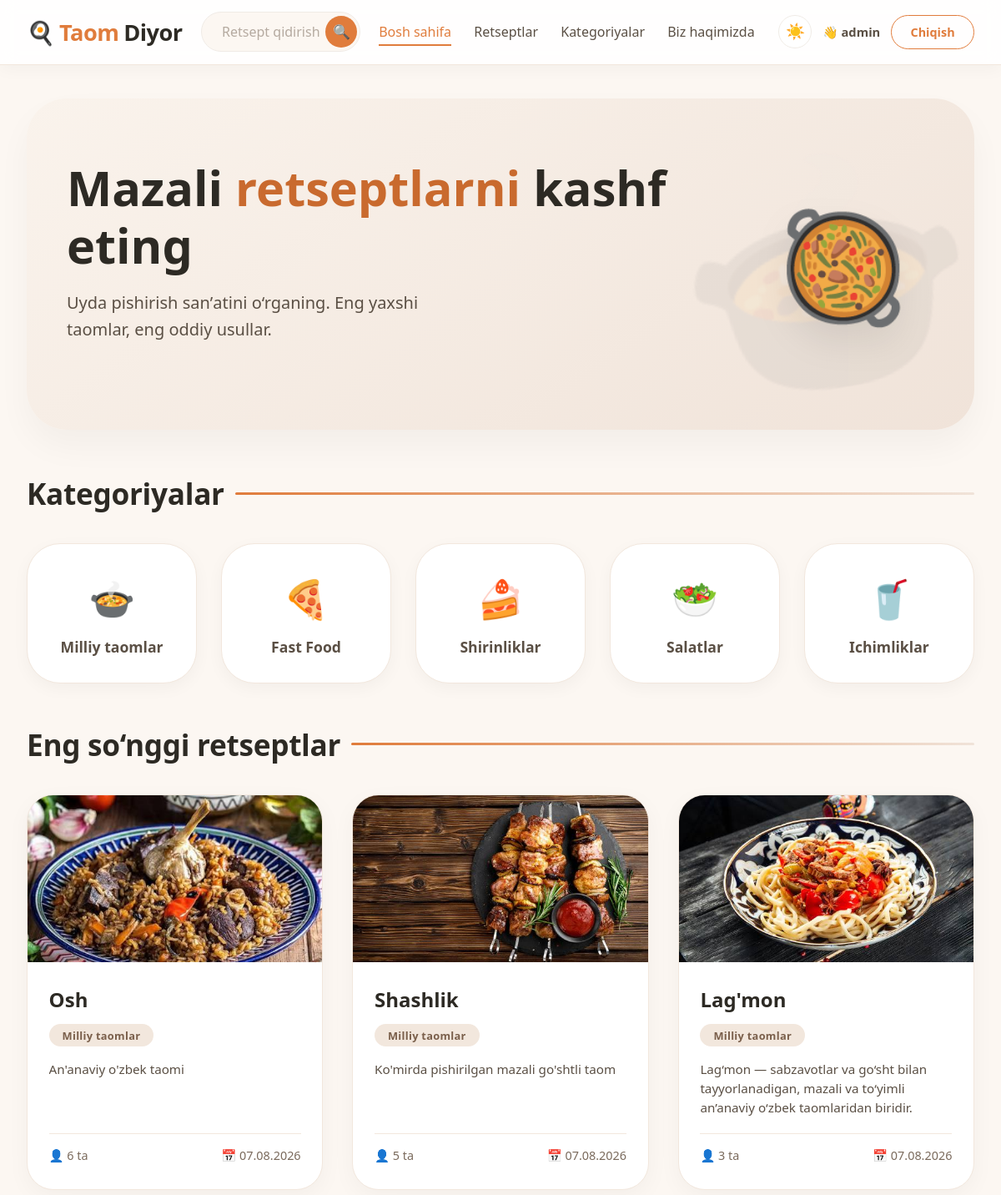
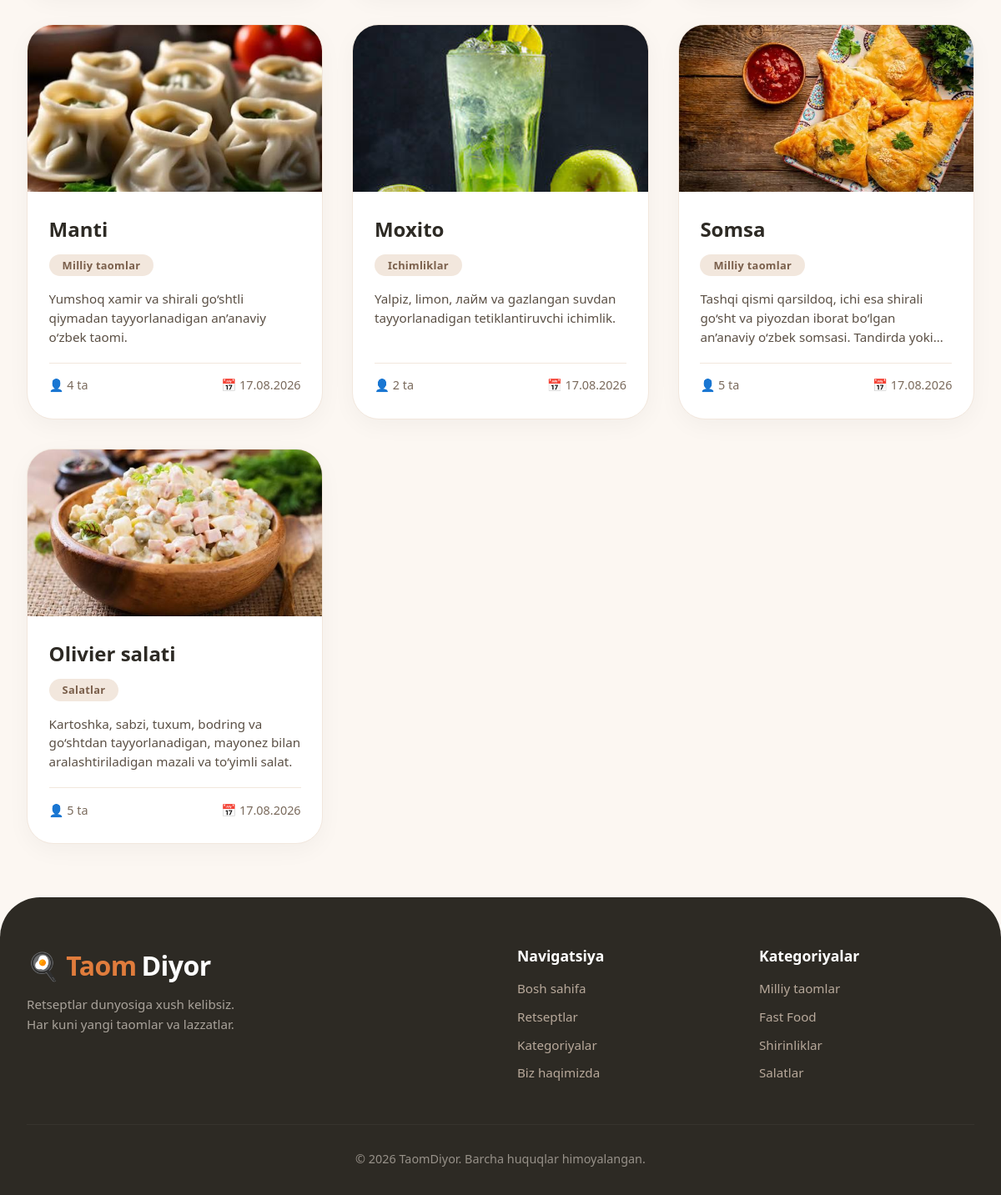
The app's page / (signed in) with its own data (2 pictures, top to bottom).
### main/models.py (models this page shows, shortened)
class Recipe(models.Model):
    name = models.CharField(max_length=200)
    description = models.TextField()
    ingredients = models.TextField()
    category = models.CharField(max_length=100)
    servings = models.PositiveIntegerField(
        help_text="Necha kishiga"
    )
    image = models.ImageField(
        upload_to='recipes/',
        blank=True,
        null=True
    )
    created_at = models.DateTimeField(auto_now_add=True)

### main/views.py (the view)
# urls.py: path('', views.home, name='home'),
def home(request):
    recipes = Recipe.objects.all()
    context = {
        'recipes': recipes
    }
    return render(request, 'main/home.html', context)

### main/templates/main/home.html (shortened to what this page needs)
{% extends 'main/base.html' %}
{% block nav_home %}active{% endblock %}
{% block content %}
    <main class="container">
        {% if not is_search %}
        <section class="hero">
            <div class="hero-content">
                <h1>Mazali <span>retseptlarni</span> kashf eting</h1>
                <p>Uyda pishirish sanʼatini o‘rganing. Eng yaxshi taomlar, eng oddiy usullar.</p>
            </div>
            <div class="hero-visual">
                <span>🥘</span>
            </div>
        </section>
        <div id="categories">
            <h2 class="section-title">Kategoriyalar</h2>
            <div class="category-grid">
                <a href="{% url 'category' 'Milliy taomlar' %}#recipes" class="category-item">
                    <span class="category-emoji">🍲</span>
                    Milliy taomlar
                </a>
                <a href="{% url 'category' 'Fast Food' %}#recipes" class="category-item">
                    <span class="category-emoji">🍕</span>
                    Fast Food
                </a>
                <a href="{% url 'category' 'Shirinliklar' %}#recipes" class="category-item">
                    <span class="category-emoji">🍰</span>
                    Shirinliklar
                </a>
                <a href="{% url 'category' 'Salatlar' %}#recipes" class="category-item">
                    <span class="category-emoji">🥗</span>
                    Salatlar
                </a>
                <a href="{% url 'category' 'Ichimliklar' %}#recipes" class="category-item">
                    <span class="category-emoji">🥤</span>
                    Ichimliklar
                </a>
            </div>
        </div>
        {% endif %}
        <div id="recipes">
            <h2 class="section-title">
                {% if is_search %}
                    "{{ search_query }}" bo‘yicha natijalar
                    <a href="{% url 'home' %}" class="clear-search">✕ Tozalash</a>
                {% elif category_name %}
                    {{ category_name }}
                {% else %}
                    Eng so‘nggi retseptlar
                {% endif %}
            </h2>
            <div class="recipes-grid">
                {% if recipes %}
                    {% for recipe in recipes %}
                        <a href="{% url 'recipe_detail' recipe.id %}" class="recipe-card-link">
                            <div class="recipe-card">
                                <div class="recipe-image">
                                    {% if recipe.image %}
                                        <img src="{{ recipe.image.url }}" alt="{{ recipe.name }}">
                                    {% else %}
                                        <div class="placeholder">🍽️</div>
                                    {% endif %}
                                </div>
                                <div class="recipe-body">
                                    <h3 class="recipe-name">{{ recipe.name }}</h3>
                                    <span class="recipe-category">{{ recipe.category }}</span>
                                    <p class="recipe-description">{{ recipe.description|truncatewords:18 }}</p>
                                    <div class="recipe-meta">
                                        <span>👤 {{ recipe.servings }} ta</span>
                                        <span>📅 {{ recipe.created_at|date:"d.m.Y" }}</span>
                                    </div>
                                </div>
                            </div>
                        </a>
                    {% endfor %}
                {% else %}
                    <div class="empty-message">
                        <span>🧑‍🍳</span>
                        Hozircha retseptlar mavjud emas
                    </div>
                {% endif %}
            </div>
        </div>
    </main>
{% endblock %}

### main/templates/main/base.html (shortened to what this page needs)
<!DOCTYPE html>
<html lang="uz">
<head>
</head>
<body>
    <header class="navbar">
        <div class="container navbar-inner">
            <a href="{% url 'home' %}" class="logo">
                <span>🍳</span> Taom<span>Diyor</span>
            </a>
            <form class="nav-search" action="{% url 'search' %}" method="get" role="search">
                <input type="text" name="q" placeholder="Retsept qidirish..." value="{{ search_query|default:'' }}" aria-label="Retseptlarni qidirish" autocomplete="off" autocorrect="off" spellcheck="false">
                <button type="submit" aria-label="Qidirish">🔍</button>
            </form>
            <div class="nav-collapse" id="navCollapse">
                <ul class="nav-links">
                    <li><a href="{% url 'home' %}" class="{% block nav_home %}{% endblock %}">Bosh sahifa</a></li>
                    <li><a href="{% url 'home' %}#recipes">Retseptlar</a></li>
                    <li><a href="{% url 'home' %}#categories">Kategoriyalar</a></li>
                    <li><a href="{% url 'about' %}" class="{% block nav_about %}{% endblock %}">Biz haqimizda</a></li>
                </ul>
                <div class="nav-actions">
                    <button type="button" class="theme-toggle" aria-label="Rejimni almashtirish (yorug' / qorong'i)">
                        <span class="icon-sun">☀️</span><span class="icon-moon">🌙</span>
                    </button>
                    {% if user.is_authenticated %}
                        <span class="nav-user">👋 {{ user.username }}</span>
                        <a href="{% url 'logout' %}" class="btn-secondary-nav">Chiqish</a>
                    {% else %}
                        <a href="{% url 'login' %}" class="btn-secondary-nav">Kirish</a>
                        <a href="{% url 'register' %}" class="btn-primary-nav">Ro'yxatdan o'tish</a>
                    {% endif %}
                </div>
            </div>
        </div>
    </header>
    {% block content %}{% endblock %}
    <footer class="footer">
        <div class="container">
            <div class="footer-grid">
                <div class="footer-brand">
                    <div class="logo">🍳 Taom<span style="color:#fff;">Diyor</span></div>
                    <p>Retseptlar dunyosiga xush kelibsiz. Har kuni yangi taomlar va lazzatlar.</p>
                </div>
                <div class="footer-nav-cols">
                    <div class="footer-links">
                        <h4>Navigatsiya</h4>
                        <ul>
                            <li><a href="{% url 'home' %}">Bosh sahifa</a></li>
                            <li><a href="{% url 'home' %}#recipes">Retseptlar</a></li>
                            <li><a href="{% url 'home' %}#categories">Kategoriyalar</a></li>
                            <li><a href="{% url 'about' %}">Biz haqimizda</a></li>
                        </ul>
                    </div>
                    <div class="footer-links">
                        <h4>Kategoriyalar</h4>
                        <ul>
                            <li><a href="{% url 'category' 'Milliy taomlar' %}">Milliy taomlar</a></li>
                            <li><a href="{% url 'category' 'Fast Food' %}">Fast Food</a></li>
                            <li><a href="{% url 'category' 'Shirinliklar' %}">Shirinliklar</a></li>
                            <li><a href="{% url 'category' 'Salatlar' %}">Salatlar</a></li>
                        </ul>
                    </div>
                </div>
            </div>
            <div class="footer-copy">
                &copy; 2026 TaomDiyor. Barcha huquqlar himoyalangan.
            </div>
        </div>
    </footer>
</body>
</html>

### records on screen
Recipe: image (picture), name "Osh", category "Milliy taomlar", description "An'anaviy o'zbek taomi", servings "6", created_at "07.08.2026"
Recipe: image (picture), name "Shashlik", category "Milliy taomlar", description "Ko'mirda pishirilgan mazali go'shtli taom", servings "5", created_at "07.08.2026"
Recipe: image (picture), name "Lag'mon", category "Milliy taomlar", description "Lag‘mon — sabzavotlar va go‘sht bilan tayyorlanadigan, mazali va to‘yimli an’anaviy o‘zbek taomlaridan biridir.", servings "3", created_at "07.08.2026"
Recipe: image (picture), name "Manti", category "Milliy taomlar", description "Yumshoq xamir va shirali go‘shtli qiymadan tayyorlanadigan an’anaviy o‘zbek taomi.", servings "4", created_at "17.08.2026"
Recipe: image (picture), name "Moxito", category "Ichimliklar", description "Yalpiz, limon, лайм va gazlangan suvdan tayyorlanadigan tetiklantiruvchi ichimlik.", servings "2", created_at "17.08.2026"
Recipe: image (picture), name "Somsa", category "Milliy taomlar", description "Tashqi qismi qarsildoq, ichi esa shirali go‘sht va piyozdan iborat bo‘lgan an’anaviy o‘zbek somsasi. Tandirda…", servings "5", created_at "17.08.2026"
Recipe: image (picture), name "Olivier salati", category "Salatlar", description "Kartoshka, sabzi, tuxum, bodring va go‘shtdan tayyorlanadigan, mayonez bilan aralashtiriladigan mazali va to‘yimli salat.", servings "5", created_at "17.08.2026"

### other values on screen
{{ user.username }} "admin"
